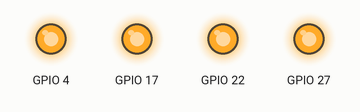
This program was run on a simulated Raspberry Pi (BCM pin numbers). Parts: output pins drawn as LEDs (lit = HIGH). At 10.0 s the program stops and its outputs stay as they are.

Above: at 0.2 s.
At 1.7 s:
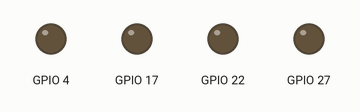
Timing chart, 0 to 3.0 s (numbered marks = the images above):
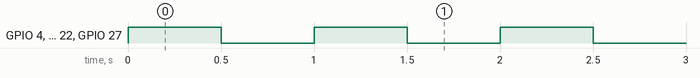

Measured:
- by itself, GPIO 4, GPIO 17, GPIO 22, GPIO 27: alternates HIGH for 0.50 s and LOW for 0.50 s, 20 changes in all, then stays LOW

The program:

parpadea2.py
```python
#!usr/bin/env/ python
## import RPi.GPIO as GPIO
#Importamos la libreria y le cambiamos el nombre a GPIO
import RPi.GPIO as GPIO
import time
GPIO.setmode(GPIO.BCM)
#Configuramos el pin GPIO como una salida
GPIO.setup(27, GPIO.OUT)
GPIO.setup(17, GPIO.OUT)
GPIO.setup(4, GPIO.OUT)
GPIO.setup(22, GPIO.OUT)
try:
	i=0
	while i<10: ## Segundos que durara la funcion
		#Encendemos el led
		GPIO.output(27, GPIO.HIGH)
		GPIO.output(17, GPIO.HIGH)
		GPIO.output(4, GPIO.HIGH)
		GPIO.output(22, GPIO.HIGH)
		time.sleep(0.5)
		#Apagamos el led
		GPIO.output(27, GPIO.LOW)
		GPIO.output(17, GPIO.LOW)
		GPIO.output(4, GPIO.LOW)
		GPIO.output(22, GPIO.LOW)
		time.sleep(0.5)
		i=i+1

finally:
	GPIO.cleanup() ## Hago una limpieza de los GPIO
```
